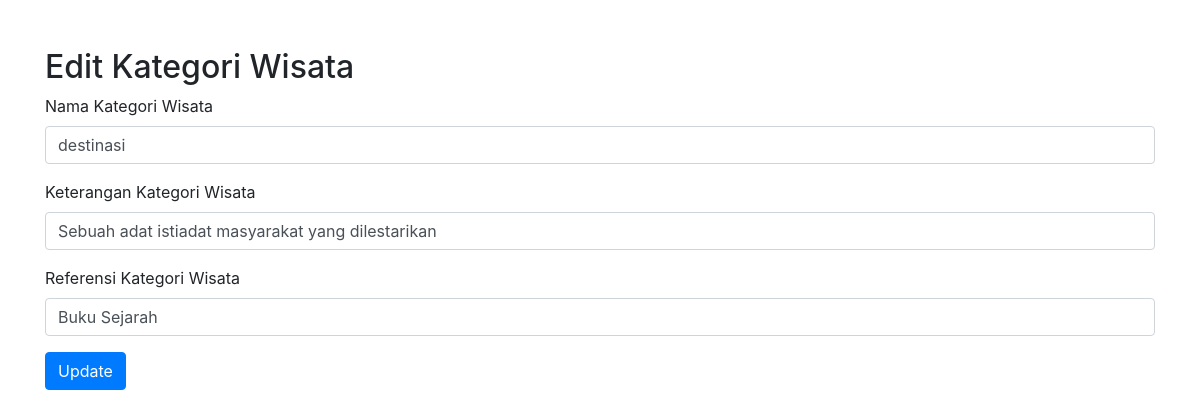
The page /kategoriwisataedit.php?ubah=K001 on the database its author committed.
### tables this page shows
CREATE TABLE `kategoriwisata` (
  `kategoriKODE` char(4) NOT NULL,
  `kategoriNAMA` char(25) NOT NULL,
  `kategoriKET` text NOT NULL,
  `kategoriREFERENCE` char(25) NOT NULL
);

### kategoriwisataedit.php (the view, shortened to what this page needs)
<!DOCTYPE html>
<html lang="en">
<head>
    <link rel="stylesheet" href="https://cdn.jsdelivr.net/npm/bootstrap@4.0.0/dist/css/bootstrap.min.css">
</head>
<body>
<?php
include "include/config.php";
if (isset($_GET['ubah'])) {
    $kode_kategori = $_GET['ubah'];
    $query_edit = mysqli_query($connection, "SELECT * FROM kategoriwisata WHERE kategoriKODE='$kode_kategori'");
    $result = mysqli_fetch_array($query_edit);
}
?>
<div class="container mt-5">
    <h2>Edit Kategori Wisata</h2>
    <form method="POST">
        <div class="form-group">
            <label for="kategoriNAMA">Nama Kategori Wisata</label>
            <input type="text" class="form-control" id="kategoriNAMA" name="inputKategoriNama" value="<?php echo $result['kategoriNAMA']; ?>" required>
        </div>
        <div class="form-group">
            <label for="kategoriKET">Keterangan Kategori Wisata</label>
            <input type="text" class="form-control" id="kategoriKET" name="inputKategoriKeterangan" value="<?php echo $result['kategoriKET']; ?>" required>
        </div>
        <div class="form-group">
            <label for="kategoriREFERENCE">Referensi Kategori Wisata</label>
            <input type="text" class="form-control" id="kategoriREFERENCE" name="inputKategoriReference" value="<?php echo $result['kategoriREFERENCE']; ?>" required>
        </div>
        <button type="submit" class="btn btn-primary" name="Update">Update</button>
    </form>
</div>
</body>
</html>

### rows shown on the page
kategoriwisata: inputKategoriNama "destinasi", inputKategoriKeterangan "Sebuah adat istiadat masyarakat yang dilestarikan", inputKategoriReference "Buku Sejarah"
